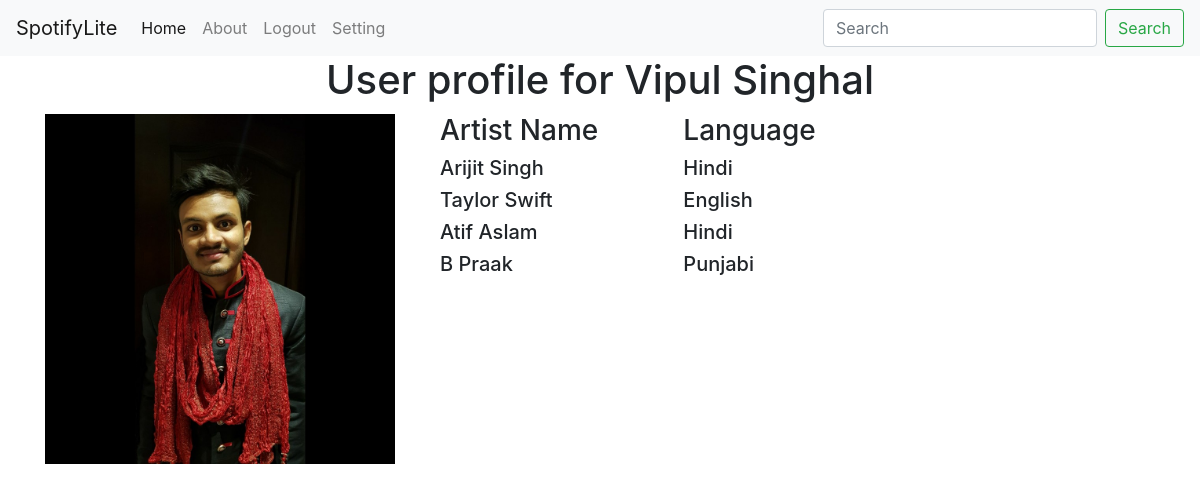
Screenshot of /userpage/ (signed in) with the database file from the repository.
### music/models.py (models this page shows, shortened)
class Album(models.Model):
    user=models.OneToOneField(User,null=True,on_delete=models.CASCADE)
    name=models.CharField(max_length=100,blank=True)
    image=models.FileField(upload_to='',default='Face.jpg')
    date_created=models.DateTimeField(auto_now_add=True)

class Artist(models.Model):
    name=models.CharField(max_length=100,blank=True)
    image=models.FileField(upload_to='artistimage',default='')
    language=models.CharField(max_length=100,blank=True)
    album=models.ManyToManyField(Album)

### music/views.py (the view)
# urls.py: path('userpage/',views.userpage,name='userpage'),
@login_required(login_url='login')
def userpage(request):
    artists=request.user.album.artist_set.all()
    total=artists.count()
    context={'artists':artists,'total':total}
    return render(request,'music/user.html',context)

### music/templates/music/user.html (shortened to what this page needs)
{% load static%}
<!DOCTYPE html>
<html lang="en">
<head>
    <link rel="stylesheet" href="https://stackpath.bootstrapcdn.com/bootstrap/4.4.1/css/bootstrap.min.css"
>
</head>
<body>
    <div class="navbar1">
        <nav class="navbar navbar-expand-lg navbar-light bg-light">
            <a class="navbar-brand" href="#">SpotifyLite</a>
            <div class="collapse navbar-collapse" manage.py shwid="navbarSupportedContent">
                <ul class="navbar-nav mr-auto">
                    <li class="nav-item active">
                        <a class="nav-link" href="{% url 'home'%}">Home <span class="sr-only">(current)</span></a>
                    </li>
                    <li class="nav-item">
                        <a class="nav-link" href="#">About</a>
                    </li>
                    {% if user.is_authenticated%}
                    <li class="nav-item">
                        <a class="nav-link" href="{% url 'logout'%}">Logout</a>
                    </li>
                    <li class="nav-item">
                        <a class="nav-link" href="{% url 'account_setting'%}">Setting</a>
                    </li>
                    {% endif %}
                </ul>
                <form class="form-inline my-2 my-lg-0">
                    <input class="form-control mr-sm-2" type="search" placeholder="Search" aria-label="Search">
                    <button class="btn btn-outline-success my-2 my-sm-0" type="submit">Search</button>
                </form>
            </div>
        </nav>
    </div>
    <div class="heading text-center">
        <h1>User profile for {{request.user.album.name}}</h1>
    </div>
    <div class="container details">
        <div class="row">
            <div class="img col-lg-4">
                <img src="{% static 'images/Face.jpg'%}" alt="">
            </div>
            <div class="detail col-lg-8">
                <div class="container">
                    <div class="row">
                        <div class="col-lg-4">
                            <h3>Artist Name</h3>
                        </div>
                        <div class="col-lg-8">
                            <h3>Language</h3>
                        </div>
                    </div>
                        <div class="row">
                            {% for artist in artists%}
                            <div class="col-lg-4">
                                <h5>{{artist.name}}</h5>
                            </div>
                            <div class="col-lg-8">
                                <h5>{{artist.language}}</h5>
                            </div>
                            {% endfor %}
                        </div>
                </div>
            </div>
        </div>
    </div>
</body>
</html>

### music/templates/music/user.html (style rules this page uses)
.details { margin-top: 10px; }
.img img { width:100%; height: 100%; }

### rows the page displays
Artist: name "Arijit Singh", language "Hindi"
Artist: name "Taylor Swift", language "English"
Artist: name "Atif Aslam", language "Hindi"
Artist: name "B Praak", language "Punjabi"

### other values shown
{{ request.user.album.name }} "Vipul Singhal"
